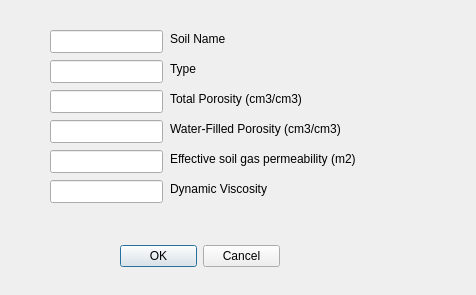
<ui version="4.0" >
 <class>AddSoilDialog</class>
 <widget class="QDialog" name="AddSoilDialog" >
  <property name="geometry" >
   <rect>
    <x>0</x>
    <y>0</y>
    <width>476</width>
    <height>295</height>
   </rect>
  </property>
  <property name="windowTitle" >
   <string>Add a Soil</string>
  </property>
  <widget class="QDialogButtonBox" name="buttonBox" >
   <property name="geometry" >
    <rect>
     <x>120</x>
     <y>240</y>
     <width>160</width>
     <height>32</height>
    </rect>
   </property>
   <property name="orientation" >
    <enum>Qt::Horizontal</enum>
   </property>
   <property name="standardButtons" >
    <set>QDialogButtonBox::Cancel|QDialogButtonBox::NoButton|QDialogButtonBox::Ok</set>
   </property>
  </widget>
  <widget class="QLabel" name="label" >
   <property name="geometry" >
    <rect>
     <x>170</x>
     <y>30</y>
     <width>91</width>
     <height>18</height>
    </rect>
   </property>
   <property name="text" >
    <string>Soil Name</string>
   </property>
  </widget>
  <widget class="QLineEdit" name="_tpor" >
   <property name="geometry" >
    <rect>
     <x>50</x>
     <y>90</y>
     <width>113</width>
     <height>23</height>
    </rect>
   </property>
  </widget>
  <widget class="QLabel" name="label_6" >
   <property name="geometry" >
    <rect>
     <x>170</x>
     <y>150</y>
     <width>201</width>
     <height>18</height>
    </rect>
   </property>
   <property name="text" >
    <string>Effective soil gas permeability (m2)</string>
   </property>
  </widget>
  <widget class="QLineEdit" name="_type" >
   <property name="geometry" >
    <rect>
     <x>50</x>
     <y>60</y>
     <width>113</width>
     <height>23</height>
    </rect>
   </property>
  </widget>
  <widget class="QLabel" name="label_7" >
   <property name="geometry" >
    <rect>
     <x>170</x>
     <y>180</y>
     <width>101</width>
     <height>18</height>
    </rect>
   </property>
   <property name="text" >
    <string>Dynamic Viscosity</string>
   </property>
  </widget>
  <widget class="QLineEdit" name="_sgperm" >
   <property name="geometry" >
    <rect>
     <x>50</x>
     <y>150</y>
     <width>113</width>
     <height>23</height>
    </rect>
   </property>
  </widget>
  <widget class="QLabel" name="label_4" >
   <property name="geometry" >
    <rect>
     <x>170</x>
     <y>90</y>
     <width>143</width>
     <height>18</height>
    </rect>
   </property>
   <property name="text" >
    <string>Total Porosity (cm3/cm3)</string>
   </property>
  </widget>
  <widget class="QLineEdit" name="_wpor" >
   <property name="geometry" >
    <rect>
     <x>50</x>
     <y>120</y>
     <width>113</width>
     <height>23</height>
    </rect>
   </property>
  </widget>
  <widget class="QLineEdit" name="_dynvisc" >
   <property name="geometry" >
    <rect>
     <x>50</x>
     <y>180</y>
     <width>113</width>
     <height>23</height>
    </rect>
   </property>
  </widget>
  <widget class="QLineEdit" name="_name" >
   <property name="geometry" >
    <rect>
     <x>50</x>
     <y>30</y>
     <width>113</width>
     <height>23</height>
    </rect>
   </property>
  </widget>
  <widget class="QLabel" name="label_3" >
   <property name="geometry" >
    <rect>
     <x>170</x>
     <y>60</y>
     <width>27</width>
     <height>18</height>
    </rect>
   </property>
   <property name="text" >
    <string>Type</string>
   </property>
  </widget>
  <widget class="QLabel" name="label_5" >
   <property name="geometry" >
    <rect>
     <x>170</x>
     <y>120</y>
     <width>185</width>
     <height>18</height>
    </rect>
   </property>
   <property name="text" >
    <string>Water-Filled Porosity (cm3/cm3)</string>
   </property>
  </widget>
 </widget>
 <resources/>
 <connections>
  <connection>
   <sender>buttonBox</sender>
   <signal>accepted()</signal>
   <receiver>AddSoilDialog</receiver>
   <slot>accept()</slot>
   <hints>
    <hint type="sourcelabel" >
     <x>248</x>
     <y>254</y>
    </hint>
    <hint type="destinationlabel" >
     <x>157</x>
     <y>274</y>
    </hint>
   </hints>
  </connection>
  <connection>
   <sender>buttonBox</sender>
   <signal>rejected()</signal>
   <receiver>AddSoilDialog</receiver>
   <slot>reject()</slot>
   <hints>
    <hint type="sourcelabel" >
     <x>316</x>
     <y>260</y>
    </hint>
    <hint type="destinationlabel" >
     <x>286</x>
     <y>274</y>
    </hint>
   </hints>
  </connection>
 </connections>
</ui>
